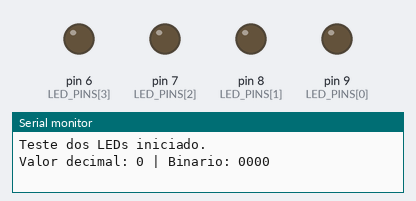
Bench run of a sketch on a simulated Arduino Uno, built with avr-gcc and run on an emulated ATmega328P. Parts: output pins drawn as LEDs (lit = HIGH), the last lines printed to the serial monitor.

Above: at 0.4 s.
At 2.0 s:
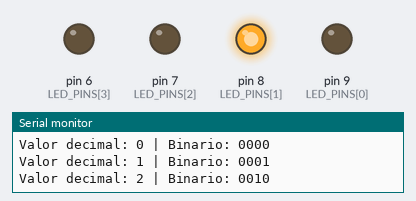
At 3.6 s:
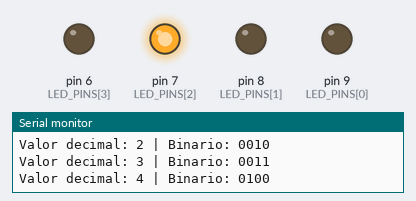
At 7.6 s:
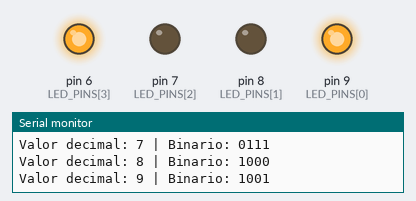
At 11.6 s:
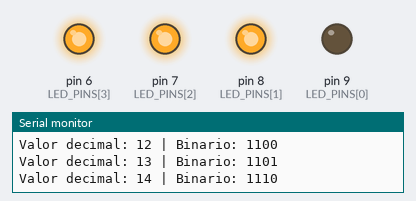
At 15.6 s:
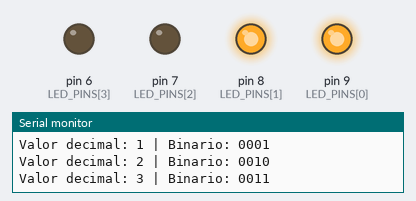
Timing chart, 0 to 16.7 s (numbered marks = the images above):
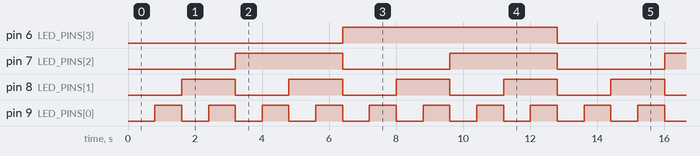

Measured:
- by itself, pin 6 (LED_PINS[3]): alternates HIGH for 6.4 s and LOW for 6.4 s
- by itself, pin 7 (LED_PINS[2]): alternates HIGH for 3.2 s and LOW for 3.2 s
- by itself, pin 8 (LED_PINS[1]): alternates HIGH for 1.6 s and LOW for 1.6 s
- by itself, pin 9 (LED_PINS[0]): alternates HIGH for 0.80 s and LOW for 0.80 s

The sketch:

test_leds.ino
```cpp
const int LED_PINS[4] = {9, 8, 7, 6};

void writeLeds(uint8_t value) {
  value &= 0x0F;

  for (int i = 0; i < 4; i++) {
    int bitValue = (value >> i) & 1;
    digitalWrite(LED_PINS[i], bitValue ? HIGH : LOW);
  }
}

void setup() {
  Serial.begin(115200);

  for (int i = 0; i < 4; i++) {
    pinMode(LED_PINS[i], OUTPUT);
    digitalWrite(LED_PINS[i], LOW);
  }

  Serial.println("Teste dos LEDs iniciado.");
}

void loop() {
  for (uint8_t value = 0; value < 16; value++) {
    Serial.print("Valor decimal: ");
    Serial.print(value);
    Serial.print(" | Binario: ");

    for (int i = 3; i >= 0; i--) {
      Serial.print((value >> i) & 1);
    }

    Serial.println();

    writeLeds(value);
    delay(800);
  }
}
```
